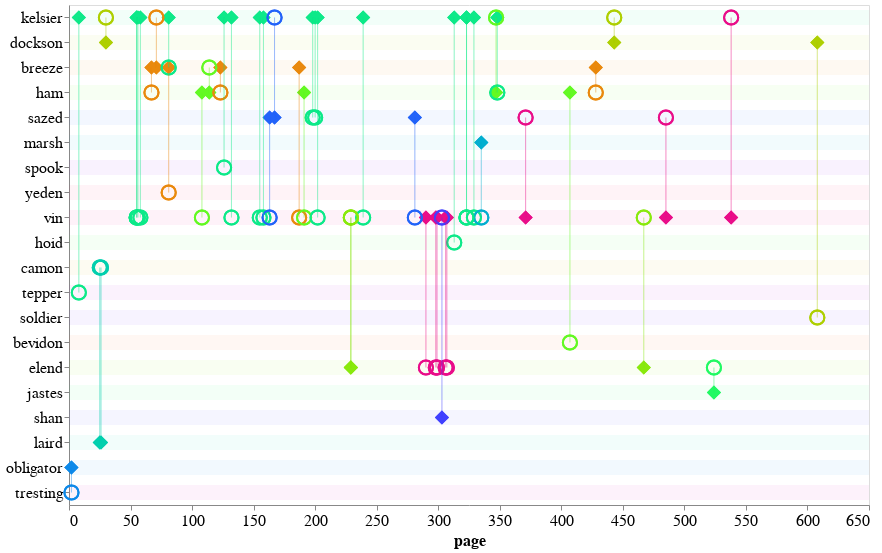

The notebook cell this image was saved under:
### Code cell
plot_eyebrow_connections(fe_plot_df,'fe_eyebrow_conn')

### Figure 1 — Vega-Lite specification as saved in the notebook (floating-point values rounded to 4 significant figures)
{"config": {"view": {"continuousWidth": 400, "continuousHeight": 300}, "axis": {"labelFontSize": 16, "titleFontSize": 16}}, "layer": [{"data": {"name": "data-6d748824eb30db531816a8c6a9f1899d"}, "mark": "rule", "encoding": {"color": {"type": "nominal", "field": "character_draw", "legend": null, "scale": {"scheme": "sinebow"}}, "opacity": {"value": 0.05}, "size": {"value": 15}, "y": {"type": "nominal", "field": "character_draw", "sort": null}}}, {"data": {"name": "data-8690e347e60e592150864926e8ffb6df"}, "mark": {"type": "point", "size": 200}, "encoding": {"color": {"type": "nominal", "field": "source", "legend": null, "scale": {"scheme": "sinebow"}}, "opacity": {"value": 0}, "tooltip": [{"type": "nominal", "field": "source"}, {"type": "nominal", "field": "target"}, {"type": "quantitative", "field": "page"}], "x": {"type": "quantitative", "axis": {"grid": false}, "field": "page"}, "y": {"type": "nominal", "axis": {"title": null}, "field": "character_draw", "sort": null}}}, {"data": {"name": "data-8690e347e60e592150864926e8ffb6df"}, "mark": {"type": "point", "filled": true, "shape": "diamond", "size": 200}, "encoding": {"color": {"type": "nominal", "field": "source", "legend": null, "scale": {"scheme": "sinebow"}}, "opacity": {"value": 1}, "tooltip": [{"type": "nominal", "field": "source"}, {"type": "nominal", "field": "target"}, {"type": "quantitative", "field": "page"}], "x": {"type": "quantitative", "field": "page"}, "y": {"type": "nominal", "field": "source", "sort": null}}}, {"data": {"name": "data-8690e347e60e592150864926e8ffb6df"}, "mark": {"type": "point", "size": 200}, "encoding": {"color": {"type": "nominal", "field": "source", "legend": null, "scale": {"scheme": "sinebow"}}, "opacity": {"value": 1}, "tooltip": [{"type": "nominal", "field": "source"}, {"type": "nominal", "field": "target"}, {"type": "quantitative", "field": "page"}], "x": {"type": "quantitative", "field": "page"}, "y": {"type": "nominal", "field": "target", "sort": null}}}, {"data": {"name": "data-8690e347e60e592150864926e8ffb6df"}, "mark": "rule", "encoding": {"color": {"type": "nominal", "field": "source", "legend": null, "scale": {"scheme": "sinebow"}}, "opacity": {"value": 0.25}, "tooltip": [{"type": "nominal", "field": "source"}, {"type": "nominal", "field": "target"}, {"type": "quantitative", "field": "page"}], "x": {"type": "quantitative", "field": "page"}, "y": {"type": "nominal", "field": "source", "sort": null}, "y2": {"field": "target"}}}], "height": 500, "width": 800, "$schema": "https://vega.github.io/schema/vega-lite/v4.0.2.json", "datasets": {"data-6d748824eb30db531816a8c6a9f1899d": [{"character_draw": "kelsier"}, {"character_draw": "dockson"}, {"character_draw": "breeze"}, {"character_draw": "ham"}, {"character_draw": "sazed"}, {"character_draw": "marsh"}, {"character_draw": "spook"}, {"character_draw": "yeden"}, {"character_draw": "vin"}, {"character_draw": "hoid"}, {"character_draw": "camon"}, {"character_draw": "tepper"}, {"character_draw": "soldier"}, {"character_draw": "bevidon"}, {"character_draw": "elend"}, {"character_draw": "jastes"}, {"character_draw": "shan"}, {"character_draw": "laird"}, {"character_draw": "obligator"}, {"character_draw": "tresting"}], "data-8690e347e60e592150864926e8ffb6df": [{"idx": 26, "eyebrow": "source", "character_draw": "kelsier", "page": 202, "source": "kelsier", "target": "vin", "book": 1, "char_order": "kelsier"}, {"idx": 17, "eyebrow": "source", "character_draw": "kelsier", "page": 132, "source": "kelsier", "target": "vin", "book": 1, "char_order": "kelsier"}, {"idx": 18, "eyebrow": "source", "character_draw": "kelsier", "page": 155, "source": "kelsier", "target": "vin", "book": 1, "char_order": "kelsier"}, {"idx": 19, "eyebrow": "source", "character_draw": "kelsier", "page": 158, "source": "kelsier", "target": "vin", "book": 1, "char_order": "kelsier"}, {"idx": 21, "eyebrow": "target", "character_draw": "kelsier", "page": 167, "source": "sazed", "target": "kelsier", "book": 1, "char_order": "kelsier"}, {"idx": 24, "eyebrow": "source", "character_draw": "kelsier", "page": 198, "source": "kelsier", "target": "sazed", "book": 1, "char_order": "kelsier"}, {"idx": 11, "eyebrow": "source", "character_draw": "kelsier", "page": 81, "source": "kelsier", "target": "breeze", "book": 1, "char_order": "kelsier"}, {"idx": 10, "eyebrow": "target", "character_draw": "kelsier", "page": 71, "source": "breeze", "target": "kelsier", "book": 1, "char_order": "kelsier"}, {"idx": 25, "eyebrow": "source", "character_draw": "kelsier", "page": 200, "source": "kelsier", "target": "sazed", "book": 1, "char_order": "kelsier"}, {"idx": 29, "eyebrow": "source", "character_draw": "kelsier", "page": 239, "source": "kelsier", "target": "vin", "book": 1, "char_order": "kelsier"}, {"idx": 47, "eyebrow": "target", "character_draw": "kelsier", "page": 443, "source": "dockson", "target": "kelsier", "book": 1, "char_order": "kelsier"}, {"idx": 8, "eyebrow": "source", "character_draw": "kelsier", "page": 58, "source": "kelsier", "target": "vin", "book": 1, "char_order": "kelsier"}, {"idx": 16, "eyebrow": "source", "character_draw": "kelsier", "page": 126, "source": "kelsier", "target": "spook", "book": 1, "char_order": "kelsier"}, {"idx": 7, "eyebrow": "source", "character_draw": "kelsier", "page": 56, "source": "kelsier", "target": "vin", "book": 1, "char_order": "kelsier"}, {"idx": 6, "eyebrow": "source", "character_draw": "kelsier", "page": 55, "source": "kelsier", "target": "vin", "book": 1, "char_order": "kelsier"}, {"idx": 37, "eyebrow": "source", "character_draw": "kelsier", "page": 313, "source": "kelsier", "target": "hoid", "book": 1, "char_order": "kelsier"}, {"idx": 5, "eyebrow": "source", "character_draw": "kelsier", "page": 55, "source": "kelsier", "target": "vin", "book": 1, "char_order": "kelsier"}, {"idx": 4, "eyebrow": "target", "character_draw": "kelsier", "page": 30, "source": "dockson", "target": "kelsier", "book": 1, "char_order": "kelsier"}, {"idx": 38, "eyebrow": "source", "character_draw": "kelsier", "page": 323, "source": "kelsier", "target": "vin", "book": 1, "char_order": "kelsier"}, {"idx": 39, "eyebrow": "source", "character_draw": "kelsier", "page": 323, "source": "kelsier", "target": "vin", "book": 1, "char_order": "kelsier"}, {"idx": 40, "eyebrow": "source", "character_draw": "kelsier", "page": 329, "source": "kelsier", "target": "vin", "book": 1, "char_order": "kelsier"}, {"idx": 42, "eyebrow": "target", "character_draw": "kelsier", "page": 347, "source": "ham", "target": "kelsier", "book": 1, "char_order": "kelsier"}, {"idx": 43, "eyebrow": "source", "character_draw": "kelsier", "page": 348, "source": "kelsier", "target": "ham", "book": 1, "char_order": "kelsier"}, {"idx": 1, "eyebrow": "source", "character_draw": "kelsier", "page": 8, "source": "kelsier", "target": "tepper", "book": 1, "char_order": "kelsier"}, {"idx": 51, "eyebrow": "target", "character_draw": "kelsier", "page": 538, "source": "vin", "target": "kelsier", "book": 1, "char_order": "kelsier"}, {"idx": 47, "eyebrow": "source", "character_draw": "dockson", "page": 443, "source": "dockson", "target": "kelsier", "book": 1, "char_order": "dockson"}, {"idx": 52, "eyebrow": "source", "character_draw": "dockson", "page": 608, "source": "dockson", "target": "soldier", "book": 1, "char_order": "dockson"}, {"idx": 4, "eyebrow": "source", "character_draw": "dockson", "page": 30, "source": "dockson", "target": "kelsier", "book": 1, "char_order": "dockson"}, {"idx": 46, "eyebrow": "source", "character_draw": "breeze", "page": 428, "source": "breeze", "target": "ham", "book": 1, "char_order": "breeze"}, {"idx": 15, "eyebrow": "source", "character_draw": "breeze", "page": 123, "source": "breeze", "target": "ham", "book": 1, "char_order": "breeze"}, {"idx": 22, "eyebrow": "source", "character_draw": "breeze", "page": 187, "source": "breeze", "target": "vin", "book": 1, "char_order": "breeze"}, {"idx": 11, "eyebrow": "target", "character_draw": "breeze", "page": 81, "source": "kelsier", "target": "breeze", "book": 1, "char_order": "breeze"}, {"idx": 14, "eyebrow": "target", "character_draw": "breeze", "page": 114, "source": "ham", "target": "breeze", "book": 1, "char_order": "breeze"}, {"idx": 9, "eyebrow": "source", "character_draw": "breeze", "page": 67, "source": "breeze", "target": "ham", "book": 1, "char_order": "breeze"}, {"idx": 10, "eyebrow": "source", "character_draw": "breeze", "page": 71, "source": "breeze", "target": "kelsier", "book": 1, "char_order": "breeze"}, {"idx": 12, "eyebrow": "source", "character_draw": "breeze", "page": 81, "source": "breeze", "target": "yeden", "book": 1, "char_order": "breeze"}, {"idx": 45, "eyebrow": "source", "character_draw": "ham", "page": 407, "source": "ham", "target": "bevidon", "book": 1, "char_order": "ham"}, {"idx": 9, "eyebrow": "target", "character_draw": "ham", "page": 67, "source": "breeze", "target": "ham", "book": 1, "char_order": "ham"}, {"idx": 46, "eyebrow": "target", "character_draw": "ham", "page": 428, "source": "breeze", "target": "ham", "book": 1, "char_order": "ham"}, {"idx": 23, "eyebrow": "source", "character_draw": "ham", "page": 191, "source": "ham", "target": "vin", "book": 1, "char_order": "ham"}, {"idx": 43, "eyebrow": "target", "character_draw": "ham", "page": 348, "source": "kelsier", "target": "ham", "book": 1, "char_order": "ham"}, {"idx": 15, "eyebrow": "target", "character_draw": "ham", "page": 123, "source": "breeze", "target": "ham", "book": 1, "char_order": "ham"}, {"idx": 13, "eyebrow": "source", "character_draw": "ham", "page": 108, "source": "ham", "target": "vin", "book": 1, "char_order": "ham"}, {"idx": 42, "eyebrow": "source", "character_draw": "ham", "page": 347, "source": "ham", "target": "kelsier", "book": 1, "char_order": "ham"}, {"idx": 14, "eyebrow": "source", "character_draw": "ham", "page": 114, "source": "ham", "target": "breeze", "book": 1, "char_order": "ham"}, {"idx": 21, "eyebrow": "source", "character_draw": "sazed", "page": 167, "source": "sazed", "target": "kelsier", "book": 1, "char_order": "sazed"}, {"idx": 20, "eyebrow": "source", "character_draw": "sazed", "page": 163, "source": "sazed", "target": "vin", "book": 1, "char_order": "sazed"}, {"idx": 49, "eyebrow": "target", "character_draw": "sazed", "page": 485, "source": "vin", "target": "sazed", "book": 1, "char_order": "sazed"}, {"idx": 24, "eyebrow": "target", "character_draw": "sazed", "page": 198, "source": "kelsier", "target": "sazed", "book": 1, "char_order": "sazed"}, {"idx": 25, "eyebrow": "target", "character_draw": "sazed", "page": 200, "source": "kelsier", "target": "sazed", "book": 1, "char_order": "sazed"}, {"idx": 30, "eyebrow": "source", "character_draw": "sazed", "page": 281, "source": "sazed", "target": "vin", "book": 1, "char_order": "sazed"}, {"idx": 44, "eyebrow": "target", "character_draw": "sazed", "page": 371, "source": "vin", "target": "sazed", "book": 1, "char_order": "sazed"}, {"idx": 41, "eyebrow": "source", "character_draw": "marsh", "page": 335, "source": "marsh", "target": "vin", "book": 1, "char_order": "marsh"}, {"idx": 16, "eyebrow": "target", "character_draw": "spook", "page": 126, "source": "kelsier", "target": "spook", "book": 1, "char_order": "spook"}, {"idx": 12, "eyebrow": "target", "character_draw": "yeden", "page": 81, "source": "breeze", "target": "yeden", "book": 1, "char_order": "yeden"}, {"idx": 6, "eyebrow": "target", "character_draw": "vin", "page": 55, "source": "kelsier", "target": "vin", "book": 1, "char_order": "vin"}, {"idx": 34, "eyebrow": "target", "character_draw": "vin", "page": 303, "source": "shan", "target": "vin", "book": 1, "char_order": "vin"}, {"idx": 35, "eyebrow": "source", "character_draw": "vin", "page": 306, "source": "vin", "target": "elend", "book": 1, "char_order": "vin"}, {"idx": 38, "eyebrow": "target", "character_draw": "vin", "page": 323, "source": "kelsier", "target": "vin", "book": 1, "char_order": "vin"}, {"idx": 36, "eyebrow": "source", "character_draw": "vin", "page": 307, "source": "vin", "target": "elend", "book": 1, "char_order": "vin"}, {"idx": 5, "eyebrow": "target", "character_draw": "vin", "page": 55, "source": "kelsier", "target": "vin", "book": 1, "char_order": "vin"}, {"idx": 40, "eyebrow": "target", "character_draw": "vin", "page": 329, "source": "kelsier", "target": "vin", "book": 1, "char_order": "vin"}, {"idx": 41, "eyebrow": "target", "character_draw": "vin", "page": 335, "source": "marsh", "target": "vin", "book": 1, "char_order": "vin"}, {"idx": 39, "eyebrow": "target", "character_draw": "vin", "page": 323, "source": "kelsier", "target": "vin", "book": 1, "char_order": "vin"}, {"idx": 51, "eyebrow": "source", "character_draw": "vin", "page": 538, "source": "vin", "target": "kelsier", "book": 1, "char_order": "vin"}, {"idx": 33, "eyebrow": "source", "character_draw": "vin", "page": 299, "source": "vin", "target": "elend", "book": 1, "char_order": "vin"}, {"idx": 29, "eyebrow": "target", "character_draw": "vin", "page": 239, "source": "kelsier", "target": "vin", "book": 1, "char_order": "vin"}, {"idx": 32, "eyebrow": "source", "character_draw": "vin", "page": 298, "source": "vin", "target": "elend", "book": 1, "char_order": "vin"}, {"idx": 13, "eyebrow": "target", "character_draw": "vin", "page": 108, "source": "ham", "target": "vin", "book": 1, "char_order": "vin"}, {"idx": 17, "eyebrow": "target", "character_draw": "vin", "page": 132, "source": "kelsier", "target": "vin", "book": 1, "char_order": "vin"}, {"idx": 18, "eyebrow": "target", "character_draw": "vin", "page": 155, "source": "kelsier", "target": "vin", "book": 1, "char_order": "vin"}, {"idx": 19, "eyebrow": "target", "character_draw": "vin", "page": 158, "source": "kelsier", "target": "vin", "book": 1, "char_order": "vin"}, {"idx": 20, "eyebrow": "target", "character_draw": "vin", "page": 163, "source": "sazed", "target": "vin", "book": 1, "char_order": "vin"}, {"idx": 22, "eyebrow": "target", "character_draw": "vin", "page": 187, "source": "breeze", "target": "vin", "book": 1, "char_order": "vin"}, {"idx": 23, "eyebrow": "target", "character_draw": "vin", "page": 191, "source": "ham", "target": "vin", "book": 1, "char_order": "vin"}, {"idx": 7, "eyebrow": "target", "character_draw": "vin", "page": 56, "source": "kelsier", "target": "vin", "book": 1, "char_order": "vin"}, {"idx": 26, "eyebrow": "target", "character_draw": "vin", "page": 202, "source": "kelsier", "target": "vin", "book": 1, "char_order": "vin"}, {"idx": 49, "eyebrow": "source", "character_draw": "vin", "page": 485, "source": "vin", "target": "sazed", "book": 1, "char_order": "vin"}, {"idx": 27, "eyebrow": "target", "character_draw": "vin", "page": 229, "source": "elend", "target": "vin", "book": 1, "char_order": "vin"}, {"idx": 48, "eyebrow": "target", "character_draw": "vin", "page": 467, "source": "elend", "target": "vin", "book": 1, "char_order": "vin"}, {"idx": 28, "eyebrow": "target", "character_draw": "vin", "page": 229, "source": "elend", "target": "vin", "book": 1, "char_order": "vin"}, {"idx": 30, "eyebrow": "target", "character_draw": "vin", "page": 281, "source": "sazed", "target": "vin", "book": 1, "char_order": "vin"}, {"idx": 31, "eyebrow": "source", "character_draw": "vin", "page": 290, "source": "vin", "target": "elend", "book": 1, "char_order": "vin"}, {"idx": 8, "eyebrow": "target", "character_draw": "vin", "page": 58, "source": "kelsier", "target": "vin", "book": 1, "char_order": "vin"}, {"idx": 44, "eyebrow": "source", "character_draw": "vin", "page": 371, "source": "vin", "target": "sazed", "book": 1, "char_order": "vin"}, {"idx": 37, "eyebrow": "target", "character_draw": "hoid", "page": 313, "source": "kelsier", "target": "hoid", "book": 1, "char_order": "hoid"}, {"idx": 2, "eyebrow": "target", "character_draw": "camon", "page": 25, "source": "laird", "target": "camon", "book": 1, "char_order": "camon"}, {"idx": 3, "eyebrow": "target", "character_draw": "camon", "page": 26, "source": "laird", "target": "camon", "book": 1, "char_order": "camon"}, {"idx": 1, "eyebrow": "target", "character_draw": "tepper", "page": 8, "source": "kelsier", "target": "tepper", "book": 1, "char_order": "tepper"}, {"idx": 52, "eyebrow": "target", "character_draw": "soldier", "page": 608, "source": "dockson", "target": "soldier", "book": 1, "char_order": "soldier"}, {"idx": 45, "eyebrow": "target", "character_draw": "bevidon", "page": 407, "source": "ham", "target": "bevidon", "book": 1, "char_order": "bevidon"}, {"idx": 35, "eyebrow": "target", "character_draw": "elend", "page": 306, "source": "vin", "target": "elend", "book": 1, "char_order": "elend"}, {"idx": 33, "eyebrow": "target", "character_draw": "elend", "page": 299, "source": "vin", "target": "elend", "book": 1, "char_order": "elend"}, {"idx": 32, "eyebrow": "target", "character_draw": "elend", "page": 298, "source": "vin", "target": "elend", "book": 1, "char_order": "elend"}, {"idx": 31, "eyebrow": "target", "character_draw": "elend", "page": 290, "source": "vin", "target": "elend", "book": 1, "char_order": "elend"}, {"idx": 48, "eyebrow": "source", "character_draw": "elend", "page": 467, "source": "elend", "target": "vin", "book": 1, "char_order": "elend"}, {"idx": 28, "eyebrow": "source", "character_draw": "elend", "page": 229, "source": "elend", "target": "vin", "book": 1, "char_order": "elend"}, {"idx": 27, "eyebrow": "source", "character_draw": "elend", "page": 229, "source": "elend", "target": "vin", "book": 1, "char_order": "elend"}, {"idx": 50, "eyebrow": "target", "character_draw": "elend", "page": 524, "source": "jastes", "target": "elend", "book": 1, "char_order": "elend"}, {"idx": 36, "eyebrow": "target", "character_draw": "elend", "page": 307, "source": "vin", "target": "elend", "book": 1, "char_order": "elend"}, {"idx": 50, "eyebrow": "source", "character_draw": "jastes", "page": 524, "source": "jastes", "target": "elend", "book": 1, "char_order": "jastes"}, {"idx": 34, "eyebrow": "source", "character_draw": "shan", "page": 303, "source": "shan", "target": "vin", "book": 1, "char_order": "shan"}, {"idx": 3, "eyebrow": "source", "character_draw": "laird", "page": 26, "source": "laird", "target": "camon", "book": 1, "char_order": "laird"}, {"idx": 2, "eyebrow": "source", "character_draw": "laird", "page": 25, "source": "laird", "target": "camon", "book": 1, "char_order": "laird"}, {"idx": 0, "eyebrow": "source", "character_draw": "obligator", "page": 2, "source": "obligator", "target": "tresting", "book": 1, "char_order": "obligator"}, {"idx": 0, "eyebrow": "target", "character_draw": "tresting", "page": 2, "source": "obligator", "target": "tresting", "book": 1, "char_order": "tresting"}]}}
